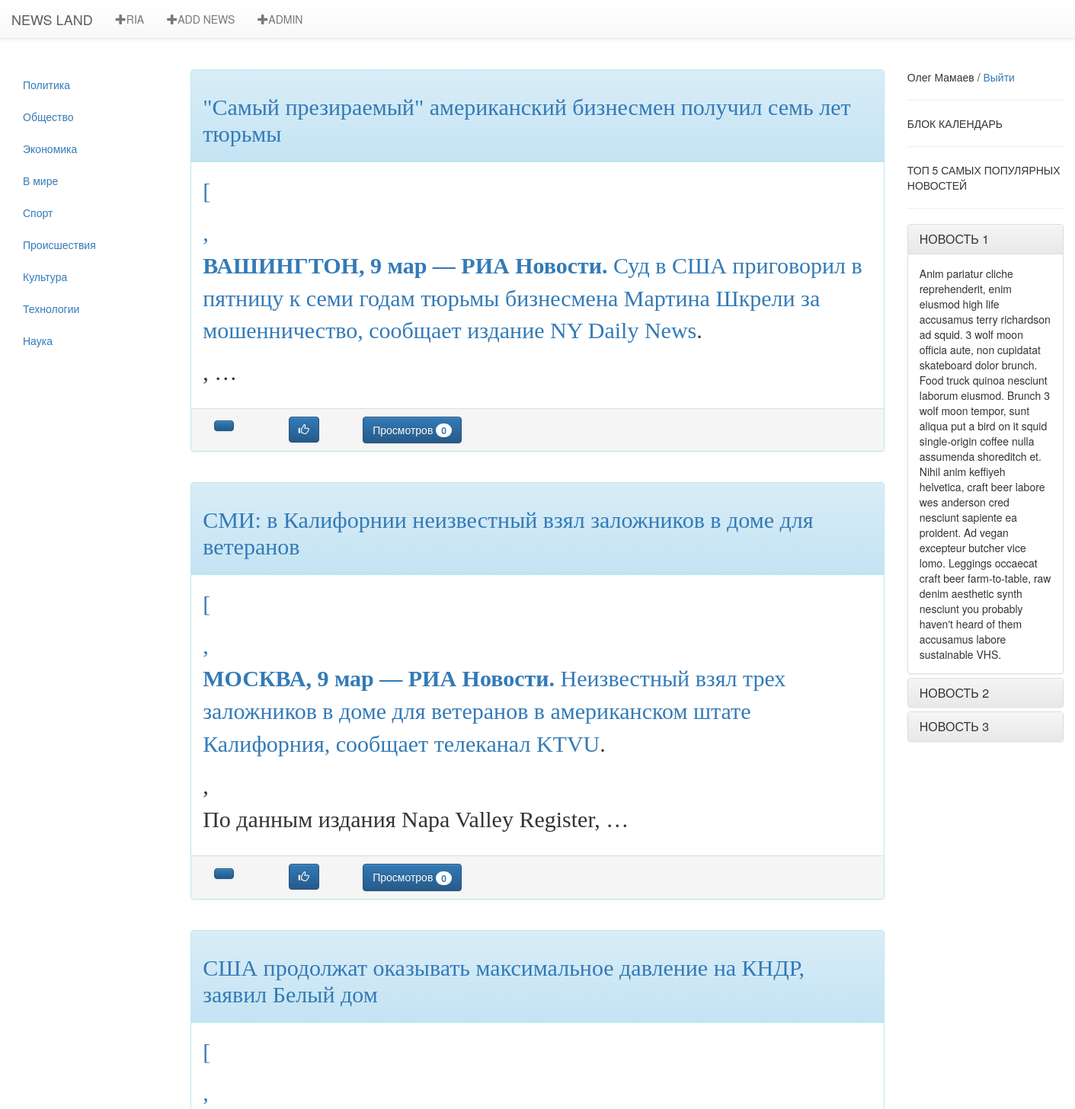
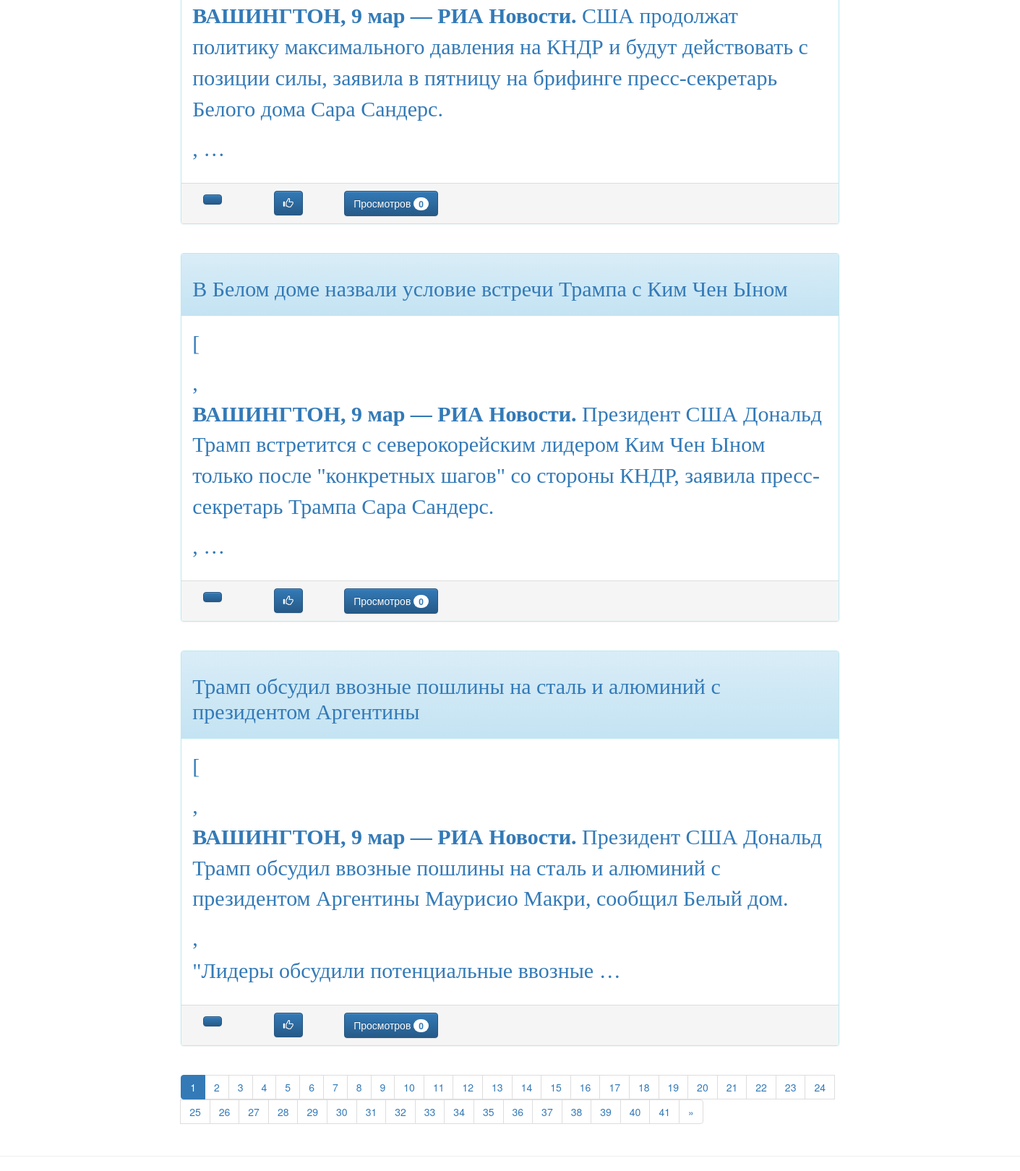
Screenshot of /ria/index (signed in) with the database file from the repository (2 pictures, top to bottom).
### news/models.py (models this page shows, shortened)
class Testbase(models.Model):
    class Meta:
        verbose_name = 'Тест риа новости'
    title = models.CharField(max_length=300,verbose_name='Заголовок',unique=True)
    datetime = models.DateTimeField(auto_now_add=True,verbose_name='Дата публикации')
    text = models.TextField(verbose_name='Статья')
    image = models.URLField(verbose_name='Ссылка на изображение',default='http://ria.ru')
    cop_url = models.URLField(verbose_name='Ссылка на статью РИА',default='http://ria.ru')
    news_views = models.IntegerField(verbose_name='Просмотры', default=0)

### news/views.py (the view)
# urls.py: re_path('^ria/index$', views.ria_list_Views.as_view(), name='ria_index'),
class ria_list_Views(ListView,category_list):
    model = Testbase
    template_name = 'ria_index.html'
    paginate_by = 5
    context_object_name = 'list'
    def get(self,request,*args,**kwargs):
        try:
            self.category = self.kwargs['category']
        except:
            self.category = None
        return super(ria_list_Views,self).get(request,*args,**kwargs)
    def get_context_data(self, **kwargs):
        context = super(ria_list_Views,self).get_context_data(**kwargs)
        context['category_now'] = self.category
        context['title'] = 'News_Land : РИА - РИА Новости портал'
        return context
    def get_queryset(self):
        if self.category == None:
            return Testbase.objects.order_by('-datetime')
        else:
            return Newsbase.objects.order_by('-datetime')

### news/views.py (called while the page is built)
    def get_context_data(self, **kwargs):
        context = super(category_list,self).get_context_data(**kwargs)
        context['category'] = Newsbase.category
        context['authors'] = Newsbase.authors
        return context

### news/templates/ria_index.html (shortened to what this page needs)
{% extends 'base/main.html' %}
{% load staticfiles %}
{% block category %}
    {% if  category  %}
        {% for cat in category %}
        <li><a href="/{{cat.0}}"> {{cat.1}}</a></li>
        {% endfor %}
    {% else %}
        <p> Категории отсутсвуют</p>
    {% endif %}
{% endblock%}
{% block news%}
    {% if object_list %}
        {% for news in object_list %}
            <div class="panel panel-info ">
                <div class="panel-heading" >
                        <h2><p><font face="Georgia"><a href="{% url 'post' %}?post={{ news.id }}">{{news.title}}</a></font></p></h2>
                </div>
                <div class="panel-body" style="font-size:30px">
                    <p><font face="Georgia"><a href="{% url 'post' %}?post={{ news.id }}">{% autoescape off %}{{news.text|truncatewords:30}}{% endautoescape %}</a></font></p>
                </div>
                <div class="panel-footer">
                    <div class="container">
                        <div class="row">
                            <div class="col-md-1">
                                <button class="btn btn-primary " type="button" >
                                </button>
                            </div>
                            <div class="col-md-1">
                                <button class="btn btn-primary" type="button">
                                    <i class="glyphicon glyphicon-thumbs-up"></i>
                                </button>
                            </div>
                            <div class="col-md-2">
                                <button class="btn btn-primary " type="button" >
                                    Просмотров <span class="badge">{{news.news_views}}</span>
                                </button>
                            </div>
                        </div>
                    </div>
                </div>
            </div>
        {% if  not forloop.last  %}
            <br>
        {% endif %}
    {% endfor %}
    <center>
        <div>
            <nav aria-label="Page navigation">
                <ul class="pagination">
                    {% if  page_obj.has_other_pages  %}
                        {% for pn in page_obj.paginator.page_range %}
                            {% if  category_now  %}
                                {% if  pn != page_obj.number  %}
                                    <li>
                                        <a href="{% url 'ria_index' category=category_now %}?page={{ pn }}">{{ pn }}</a>
                                    </li>
                                {% else %}
                                    <li class="active">
                                        <a href="">{{ pn }} <span class="sr-only">(current)</span></a>
                                    </li>
                                {% endif %}
                            {% else %}
                                {% if  author_name  %}
                                    {% if  pn != page_obj.number  %}
                                        <li>
                                            <a href="{% url 'authors' author_name%}?page={{ pn }}">{{ pn }}</a>
                                        </li>
                                    {% else %}
                                        <li class="active">
                                            <a href="">{{ pn }} <span class="sr-only">(current)</span></a>
                                        </li>
                                    {% endif %}
                                {% else %}
                                    {% if  pn != page_obj.number  %}
                                        <li>
                                            <a href="{% url 'ria_index' %}?page={{ pn }}">{{ pn }}</a>
                                        </li>
                                    {% else %}
                                        <li class="active">
                                            <a href="">{{ pn }} <span class="sr-only">(current)</span></a>
                                        </li>
                                    {% endif %}
                            {% endif %}
                            {% endif %}
                        {% endfor %}
                    {% endif %}
                    {% if  page_obj.has_next  %}
                        {% if  category_now  %}
                            <li>
                                <a href="{% url 'ria_index' category=category_now %}?page={{page_obj.next_page_number}}" aria-label="Next"><span aria-hidden="true">&raquo;</span></a>
                            </li>
                        {% else %}
                            {% if  author_name  %}
                                <li>
                                    <a href="{% url 'authors' author_name%}?page={{page_obj.next_page_number}}" aria-label="Previous">
                                        <span aria-hidden="true">&raquo;</span>
                                    </a>
                                </li>
                            {% else %}
                                <li>
                                 <a href="{% url 'ria_index' %}?page={{page_obj.next_page_number}}" aria-label="Next"><span aria-hidden="true">&raquo;</span></a>
                             </li>
                    {% endif %}
                        {% endif %}
                    {% endif %}
                </ul>
            </nav>
         </div>
    </center>
    {% else %}
        <p>НОВОСТИ ОТСУТСТВУЮТ</p>
    {% endif %}
{% endblock %}

### news/templates/base/main.html (shortened to what this page needs)
<!DOCTYPE html>
<html lang="ru">
<head>
<link rel="stylesheet" href="https://maxcdn.bootstrapcdn.com/bootstrap/3.3.7/css/bootstrap.min.css">
<link rel="stylesheet" href="https://maxcdn.bootstrapcdn.com/bootstrap/3.3.7/css/bootstrap-theme.min.css">
</head>
<body>
<nav class="navbar navbar-default navbar-static-top">
    <div class="container-fluid">
        <div class="navbar-header">
            <a class="navbar-brand" href="/">NEWS LAND</a>
        </div>
        <div class="collapse navbar-collapse" id="bs-example-navbar-collapse-1">
            <ul class="nav navbar-nav">
                <li>
                    <a href="{% url 'ria_index' %}" target="_blank"><i class="glyphicon glyphicon-plus"></i>RIA</a>
                </li>
            {% if  perms.news.add_Newsbase  %}
                {% if category_now %}
                    <li>
                        <a href="/{{ category_now }}/add_news"><i class="glyphicon glyphicon-plus"></i>ADD NEWS</a>
                    </li>
                {% else %}
                    <li>
                        <a href="/add_news"><i class="glyphicon glyphicon-plus"></i>ADD NEWS</a>
                    </li>
                {% endif %}
            {% endif %}
                {% if  user.is_superuser  %}
                <li>
                    <a href="/admin" target="_blank"><i class="glyphicon glyphicon-plus"></i>ADMIN</a>
                </li>
                {% endif %}
            </ul>
        </div>
  </div>
</nav>
  <br>
<div class="container-fluid">
    <div class="row">
        <div class="col-md-2">
            <ul class="nav nav-pills nav-stacked">
                {% block category %}
                {% endblock %}
            </ul>
        </div>
        <div class="col-md-8">
            {% block news%}
            {% endblock%}
        </div>
        <div class="col-md-2" >
            {% block reklama %}
            <div>
                {% if user.is_authenticated %}
                    <p>{{ user.get_full_name }} / <a href="{% url 'logout' %}">Выйти</a> </p>
                {% else %}
                    <p><a href="{% url 'login' %}">ВОЙТИ</a> </p>
                    <p><a href="#">РЕГИСТРАЦИЯ</a></p>
                {% endif %}
            </div>
            <hr>
            <div>
                <p>БЛОК КАЛЕНДАРЬ</p>
            <hr>
            </div>
            <div>
            <p>ТОП 5 САМЫХ ПОПУЛЯРНЫХ НОВОСТЕЙ</p>
            <hr>
            </div>
            <div class="panel-group" id="accordion" role="tablist" aria-multiselectable="true">
                  <div class="panel panel-default">
                        <div class="panel-heading" role="tab" id="headingOne">
                            <h4 class="panel-title">
                                <a role="button" data-toggle="collapse" data-parent="#accordion" href="#collapseOne" aria-expanded="true" aria-controls="collapseOne">
                                    НОВОСТЬ 1
                                </a>
                            </h4>
                        </div>
                        <div id="collapseOne" class="panel-collapse collapse in" role="tabpanel" aria-labelledby="headingOne">
                            <div class="panel-body">
                                Anim pariatur cliche reprehenderit, enim eiusmod high life accusamus terry richardson ad squid. 3 wolf moon officia aute, non cupidatat skateboard dolor brunch. Food truck quinoa nesciunt laborum eiusmod. Brunch 3 wolf moon tempor, sunt aliqua put a bird on it squid single-origin coffee nulla assumenda shoreditch et. Nihil anim keffiyeh helvetica, craft beer labore wes anderson cred nesciunt sapiente ea proident. Ad vegan excepteur butcher vice lomo. Leggings occaecat craft beer farm-to-table, raw denim aesthetic synth nesciunt you probably haven't heard of them accusamus labore sustainable VHS.
                            </div>
                        </div>
                  </div>
                  <div class="panel panel-default">
                      <div class="panel-heading" role="tab" id="headingTwo">
                          <h4 class="panel-title">
                              <a class="collapsed" role="button" data-toggle="collapse" data-parent="#accordion" href="#collapseTwo" aria-expanded="false" aria-controls="collapseTwo">
                                    НОВОСТЬ 2
                              </a>
                          </h4>
                      </div>
                  </div>
                  <div class="panel panel-default">
                      <div class="panel-heading" role="tab" id="headingThree">
                          <h4 class="panel-title">
                              <a class="collapsed" role="button" data-toggle="collapse" data-parent="#accordion" href="#collapseThree" aria-expanded="false" aria-controls="collapseThree">
                                  НОВОСТЬ 3
                              </a>
                          </h4>
                      </div>
                  </div>
            </div>
            {% endblock%}
        </div>
    </div>
</div>
<div class="footer">
<hr>
</div>
</body>
</html>

### rows the page displays
Testbase: title "\"Самый презираемый\" американский бизнесмен получил семь лет тюрьмы", text "[ ВАШИНГТОН, 9 мар — РИА Новости. Суд в США приговорил в пятницу к семи годам тюрьмы бизнесмена Мартина Шкрели за мошенничество, сообщает издание NY Daily News . , …", news_views "0"
Testbase: title "СМИ: в Калифорнии неизвестный взял заложников в доме для ветеранов", text "[ МОСКВА, 9 мар — РИА Новости. Неизвестный взял трех заложников в доме для ветеранов в американском штате Калифорния, сообщает телеканал KTVU . , По данным издания Napa Valley Register, …", news_views "0"
Testbase: title "США продолжат оказывать максимальное давление на КНДР, заявил Белый дом", text "[ ВАШИНГТОН, 9 мар — РИА Новости. США продолжат политику максимального давления на КНДР и будут действовать с позиции силы, заявила в пятницу на брифинге пресс-секретарь Белого дома Сара Сандерс. , …", news_views "0"
Testbase: title "В Белом доме назвали условие встречи Трампа с Ким Чен Ыном", text "[ ВАШИНГТОН, 9 мар — РИА Новости. Президент США Дональд Трамп встретится с северокорейским лидером Ким Чен Ыном только после \"конкретных шагов\" со стороны КНДР, заявила пресс-секретарь Трампа Сара Сандерс. , …", news_views "0"
Testbase: title "Трамп обсудил ввозные пошлины на сталь и алюминий с президентом Аргентины", text "[ ВАШИНГТОН, 9 мар — РИА Новости. Президент США Дональд Трамп обсудил ввозные пошлины на сталь и алюминий с президентом Аргентины Маурисио Макри, сообщил Белый дом. , \"Лидеры обсудили потенциальные ввозные …", news_views "0"

### other values shown
{{ cat.1 }} "Политика" "Общество" "Экономика" "В мире" "Спорт" "Происшествия" "Культура" "Технологии" "Наука"
{{ pn }} "1"
{{ pn }} "2" "3" "4" "5" "6" "7" "8" "9" "10" "11" "12" "13" "14" "15" "16" "17" "18" "19" "20" "21" "22" "23" "24" "25" "26" "27" "28" "29" "30" "31" "32" "33" "34" "35" "36" "37" "38" "39" "40" "41"
{{ user.get_full_name }} "Олег Мамаев"
